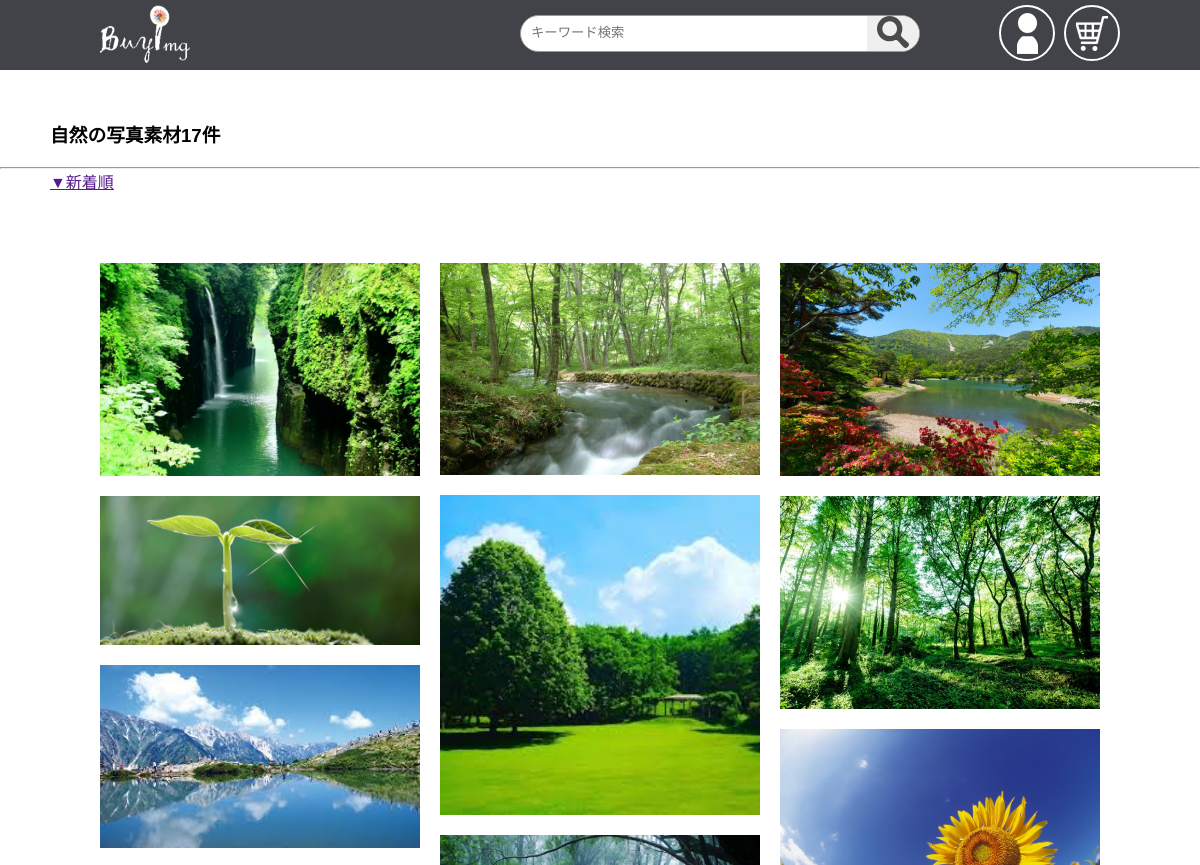
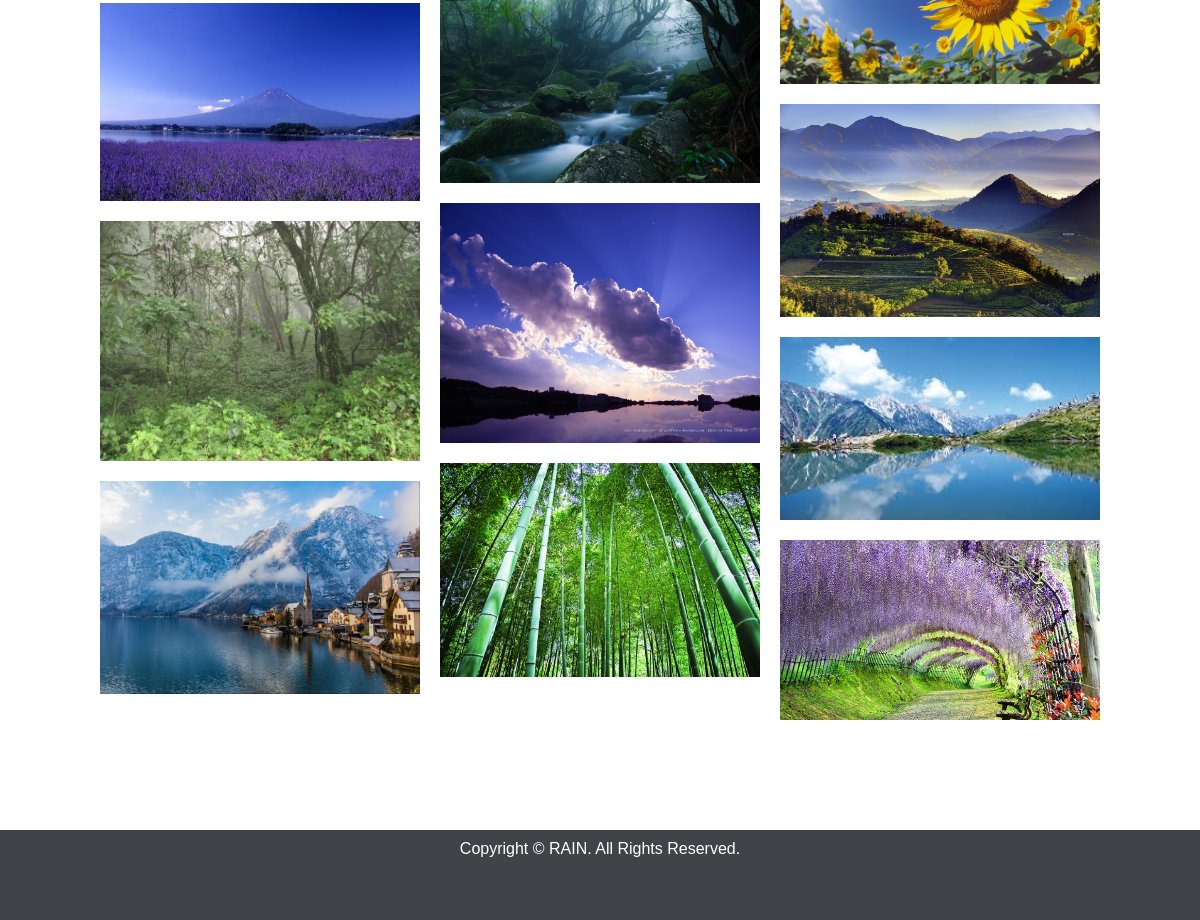
Page /preview.php?big_category=自然 on the earlier database version (2 pictures, top to bottom).
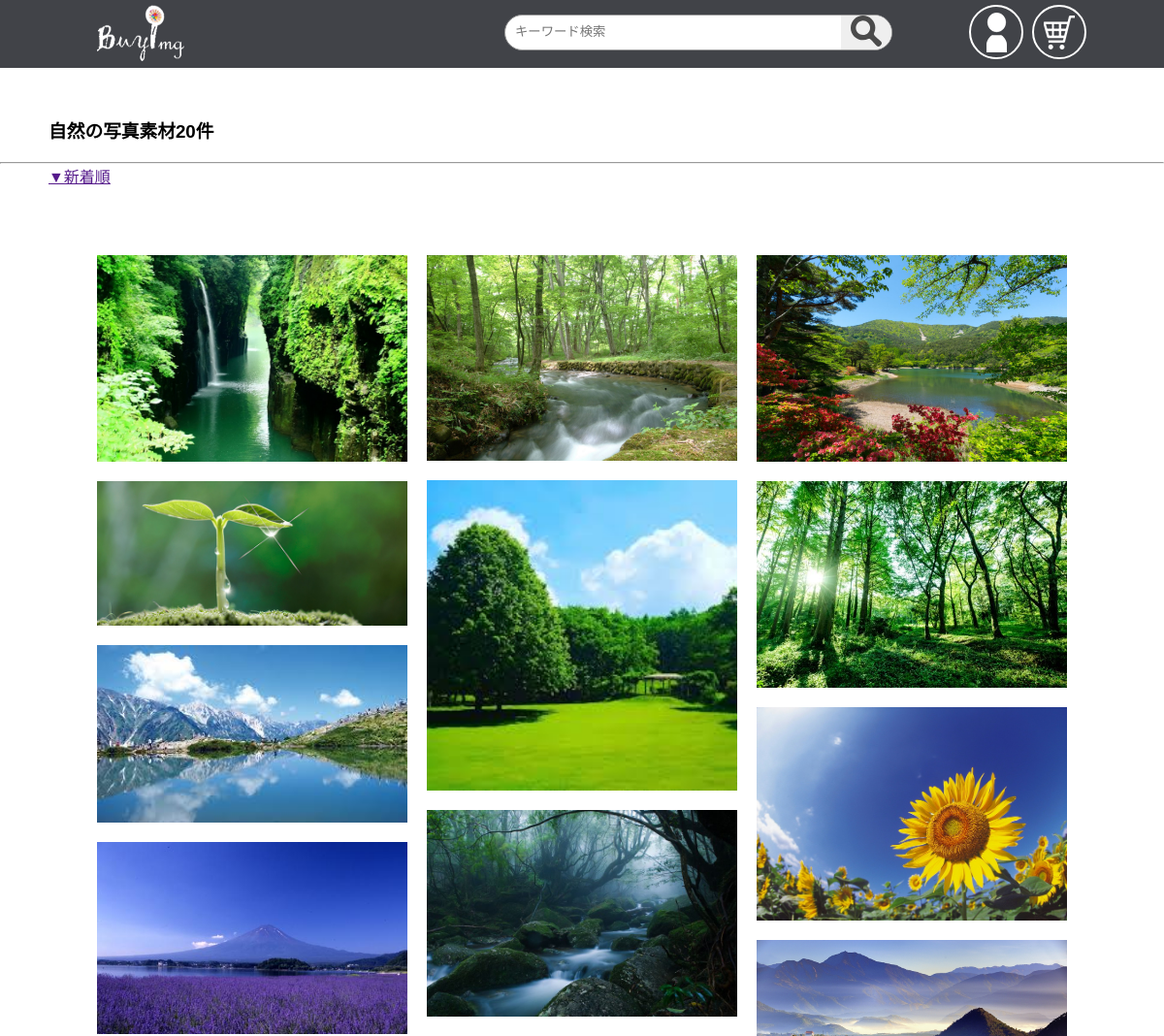
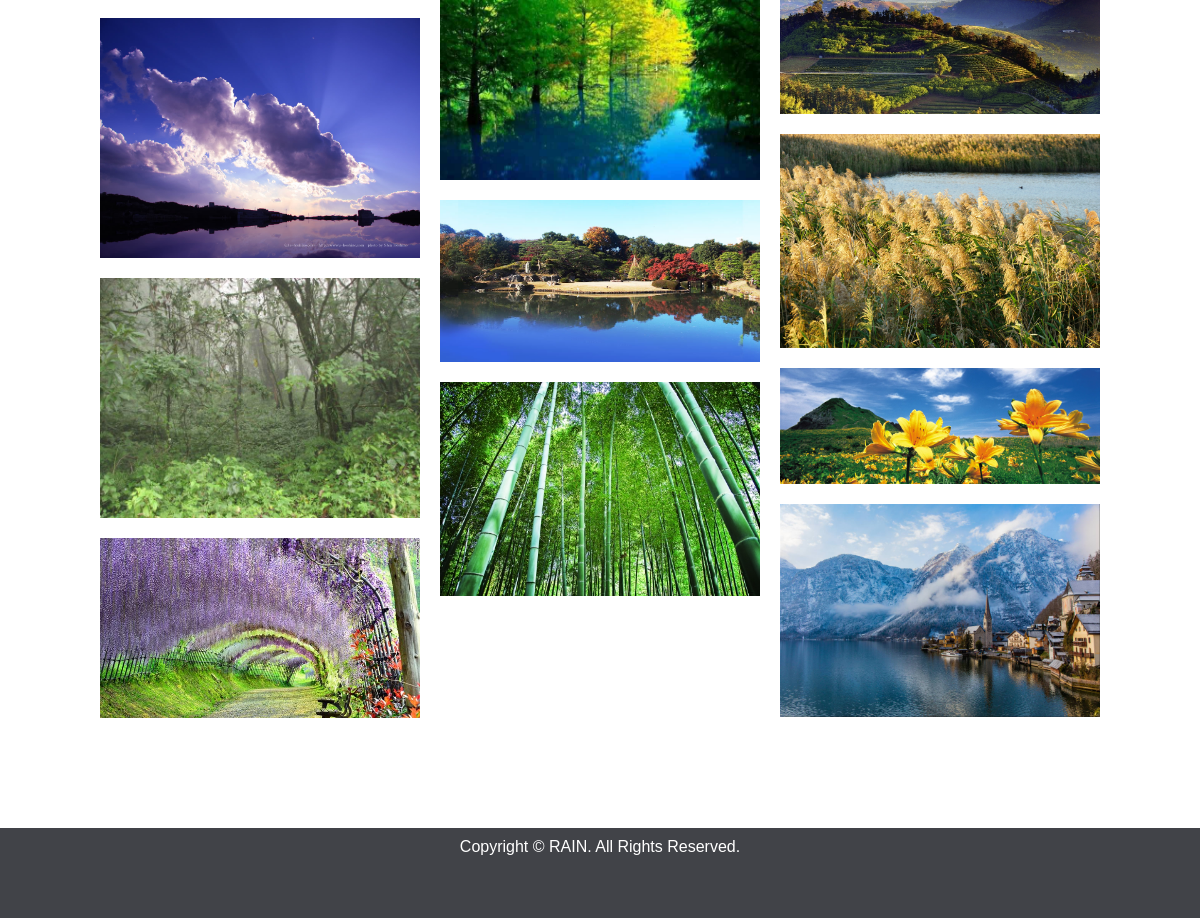
Same page on the later database version (2 pictures, top to bottom).
### tables this page shows
CREATE TABLE `product_master` (
  `product_id` int(11) NOT NULL COMMENT '素材ID',
  `product_name` varchar(30) NOT NULL COMMENT '素材名',
  `product_introduction` varchar(255) NOT NULL COMMENT '素材紹介',
  `product_path` varchar(30) NOT NULL COMMENT '素材データ',
  `price` int(30) NOT NULL COMMENT '価格',
  `size` varchar(30) NOT NULL COMMENT 'サイズ',
  `type` varchar(10) NOT NULL COMMENT '拡張子',
  `upload_data` datetime NOT NULL DEFAULT CURRENT_TIMESTAMP COMMENT 'アップロード日',
  `big_category` varchar(255) NOT NULL COMMENT '大カテゴリ名',
  `author_name` varchar(255) NOT NULL COMMENT '作者名'
);

### preview.php (the view, shortened to what this page needs)
<?php
	$con=mysqli_connect("localhost","root","")or die("失敗");
	mysqli_set_charset($con,"utf8");
	mysqli_select_db($con,"rain_site");
	if(isset($_POST["seaech_word"]))
	{
		$sql=" select product_id,product_path from product_master where product_name like'%{$_POST["seaech_word"]}' OR product_introduction like'%{$_POST["seaech_word"]}' OR big_category like'%{$_POST["seaech_word"]}'";
	}
	else
	{
		$sql=" select product_id,product_path from product_master where big_category='{$_GET["big_category"]}'";
	}
	$result=mysqli_query($con,$sql);
	$num=mysqli_num_rows($result);
	$list = array();
	while ($row = mysqli_fetch_assoc($result)) {
		$list[] = $row;
	}
?>
<!DOCTYPE html PUBLIC "-//W3C//DTD XHTML 1.0 Transitional//EN" "http://www.w3.org/TR/xhtml1/DTD/xhtml1-transitional.dtd">
<html>
	<head>
		<link href="./css/preview.css" rel="stylesheet" type="text/css" />
	</head>
	<body>
			<div class="header">
				<a href="index.html"><img src="./img/common/logo_white.png" class="header_logo"></a>
				<form method="post" action="./preview.php" class="search_container">
					<input type="text" size="25" placeholder="キーワード検索" name="seaech_word">
	  				<input type="submit" value="">
				</form>
				<div class="header_buttons">
					<a href="blank"><img src="./img/common/header_button1.png" class="header_button1"></a>
					<a href="./cart.php"><img src="./img/common/header_button2.png" class="header_button2"></a>
				</div>
			</div>
		<h3><?php if(isset($_GET["big_category"])){echo $_GET["big_category"];}else{print $_POST["seaech_word"];} ?>の写真素材<?php print $num; ?>件</h3>
		<hr>
		<a href="" class="order_link">▼新着順</a>
		<div class="grid">
		<?php foreach ($list as $row) {?>
			<a href="./preview_detail.php?product_id=<?php echo $row["product_id"]; ?>" class="grid-item">
				<img src="<?php echo $row["product_path"]; ?>">
			</a>
		<?php } ?>
		</div>
         <div id="footer">
                  Copyright © RAIN. All Rights Reserved.
         </div>
	</body>
</html>

### css/preview.css (style rules this page uses)
* { margin:0; padding:0; }
body { height:100%; width:100%; font-family:"游ゴシック体","Yu Gothic",YuGothic,"ヒラギノ角ゴ Pro","Hiragino Kaku Gothic Pro","メイリオ","Meiryo",sans-serif; }
.header { background-color:#414348; width:100%; position: fixed; top: 0; z-index: 9999; }
.header_logo { margin-left:100px; padding:5px 0px; float:left; }
.header_buttons { text-align:right; padding-right:80px; padding-top:5px; }
.search_container { box-sizing: border-box; position: relative; border: 1px solid #999; padding: 3px 10px; border-radius: 20px; height: 2.3em; width: 400px; overflow: hidden; background-color:white; float:left; margin:15px 0 0 330px; }
.search_container input[type="text"] { border: none; height: 2.0em; width:350px; }
.search_container input[type="submit"] { cursor: pointer; font-family: FontAwesome; font-size: 1.3em; border: none; background-image:url(../img/common/search.png); background-repeat:no-repeat; background-position: 50% 50%; color: #3879D9; position: absolute; width: 2.5em; height: 2.5em; right: 0; top: -10px; outline : none; }
.header_button1 { border-radius: 50%; border: 2px solid white; vertical-align: middle; }
.header_button2 { margin-left:5px; border-radius: 50%; border: 2px solid white; vertical-align: middle; }
h3 { margin:120px 0 20px 50px; }
.order_link { margin:10px 0 0 50px; }
.grid { margin:60px auto 0 auto; width:1300px; }
.grid-item { float: left; margin: 10px; display: table; }
.grid-item img { width:320px; display: table-cell; vertical-align: middle; color: #737373; }
#footer { margin-top:100px; background-color:#414348; text-align: center; color:#fff; padding:10px 0 20px; height:60px; width:100%; }

Differences in the rows shown:
now on this page (row edited): product_master: product_path (picture)
now on this page (row edited): product_master: product_path (picture)
now on this page (row edited): product_master: product_path (picture)
changed product_master (number 17 of 20 on the later page): product_path: a different picture
Other differences:
$num: "17" → "20"
